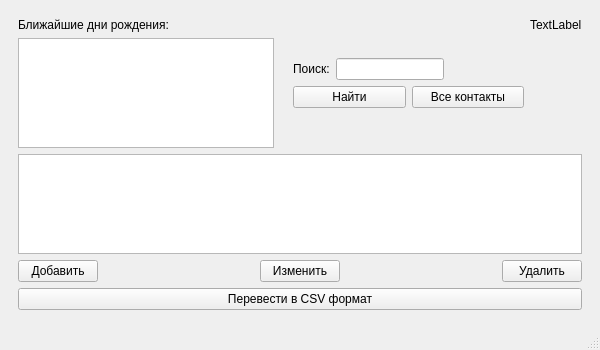
<?xml version="1.0" encoding="UTF-8"?>
<ui version="4.0">
 <class>MainWindow</class>
 <widget class="QMainWindow" name="MainWindow">
  <property name="geometry">
   <rect>
    <x>0</x>
    <y>0</y>
    <width>600</width>
    <height>350</height>
   </rect>
  </property>
  <property name="windowTitle">
   <string>Записная книга</string>
  </property>
  <widget class="QWidget" name="centralwidget">
   <layout class="QHBoxLayout" name="horizontalLayout">
    <item>
     <widget class="QWidget" name="widget" native="true">
      <layout class="QVBoxLayout" name="verticalLayout_3">
       <item>
        <layout class="QHBoxLayout" name="search_menu">
         <item>
          <layout class="QVBoxLayout" name="verticalLayout">
           <item>
            <widget class="QLabel" name="label">
             <property name="text">
              <string>Ближайшие дни рождения:</string>
             </property>
            </widget>
           </item>
           <item>
            <widget class="QTableWidget" name="birthday_at_this_mounth"/>
           </item>
          </layout>
         </item>
         <item>
          <spacer name="horizontalSpacer_2">
           <property name="orientation">
            <enum>Qt::Horizontal</enum>
           </property>
           <property name="sizeHint" stdset="0">
            <size>
             <width>13</width>
             <height>130</height>
            </size>
           </property>
          </spacer>
         </item>
         <item>
          <layout class="QVBoxLayout" name="verticalLayout_2">
           <item>
            <spacer name="verticalSpacer_2">
             <property name="orientation">
              <enum>Qt::Vertical</enum>
             </property>
             <property name="sizeHint" stdset="0">
              <size>
               <width>20</width>
               <height>40</height>
              </size>
             </property>
            </spacer>
           </item>
           <item>
            <layout class="QHBoxLayout" name="horizontalLayout_5">
             <item>
              <layout class="QHBoxLayout" name="horizontalLayout_2">
               <item>
                <widget class="QLabel" name="label_3">
                 <property name="text">
                  <string>Поиск:</string>
                 </property>
                </widget>
               </item>
               <item>
                <widget class="QLineEdit" name="search"/>
               </item>
               <item>
                <spacer name="horizontalSpacer_5">
                 <property name="orientation">
                  <enum>Qt::Horizontal</enum>
                 </property>
                 <property name="sizeHint" stdset="0">
                  <size>
                   <width>40</width>
                   <height>20</height>
                  </size>
                 </property>
                </spacer>
               </item>
               <item>
                <spacer name="horizontalSpacer_4">
                 <property name="orientation">
                  <enum>Qt::Horizontal</enum>
                 </property>
                 <property name="sizeHint" stdset="0">
                  <size>
                   <width>40</width>
                   <height>20</height>
                  </size>
                 </property>
                </spacer>
               </item>
              </layout>
             </item>
            </layout>
           </item>
           <item>
            <layout class="QHBoxLayout" name="horizontalLayout_4">
             <item>
              <widget class="QPushButton" name="start_search">
               <property name="text">
                <string>Найти</string>
               </property>
              </widget>
             </item>
             <item>
              <widget class="QPushButton" name="all_contac">
               <property name="text">
                <string>Все контакты</string>
               </property>
              </widget>
             </item>
            </layout>
           </item>
           <item>
            <spacer name="verticalSpacer">
             <property name="orientation">
              <enum>Qt::Vertical</enum>
             </property>
             <property name="sizeHint" stdset="0">
              <size>
               <width>20</width>
               <height>40</height>
              </size>
             </property>
            </spacer>
           </item>
          </layout>
         </item>
         <item>
          <layout class="QVBoxLayout" name="verticalLayout_5">
           <item>
            <widget class="QLabel" name="label_2">
             <property name="text">
              <string>TextLabel</string>
             </property>
            </widget>
           </item>
           <item>
            <spacer name="verticalSpacer_4">
             <property name="orientation">
              <enum>Qt::Vertical</enum>
             </property>
             <property name="sizeHint" stdset="0">
              <size>
               <width>20</width>
               <height>40</height>
              </size>
             </property>
            </spacer>
           </item>
           <item>
            <spacer name="horizontalSpacer_6">
             <property name="orientation">
              <enum>Qt::Horizontal</enum>
             </property>
             <property name="sizeHint" stdset="0">
              <size>
               <width>40</width>
               <height>20</height>
              </size>
             </property>
            </spacer>
           </item>
          </layout>
         </item>
        </layout>
       </item>
       <item>
        <spacer name="verticalSpacer_3">
         <property name="orientation">
          <enum>Qt::Vertical</enum>
         </property>
         <property name="sizeHint" stdset="0">
          <size>
           <width>20</width>
           <height>40</height>
          </size>
         </property>
        </spacer>
       </item>
       <item>
        <widget class="QTableWidget" name="search_result"/>
       </item>
       <item>
        <layout class="QHBoxLayout" name="menu">
         <item>
          <widget class="QPushButton" name="add_pers">
           <property name="text">
            <string>Добавить</string>
           </property>
          </widget>
         </item>
         <item>
          <spacer name="horizontalSpacer">
           <property name="orientation">
            <enum>Qt::Horizontal</enum>
           </property>
           <property name="sizeHint" stdset="0">
            <size>
             <width>40</width>
             <height>20</height>
            </size>
           </property>
          </spacer>
         </item>
         <item>
          <widget class="QPushButton" name="change">
           <property name="text">
            <string>Изменить</string>
           </property>
          </widget>
         </item>
         <item>
          <spacer name="horizontalSpacer_3">
           <property name="orientation">
            <enum>Qt::Horizontal</enum>
           </property>
           <property name="sizeHint" stdset="0">
            <size>
             <width>40</width>
             <height>20</height>
            </size>
           </property>
          </spacer>
         </item>
         <item>
          <widget class="QPushButton" name="delete_pers">
           <property name="text">
            <string>Удалить</string>
           </property>
          </widget>
         </item>
        </layout>
       </item>
       <item>
        <widget class="QPushButton" name="csv">
         <property name="text">
          <string>Перевести в CSV формат</string>
         </property>
        </widget>
       </item>
      </layout>
     </widget>
    </item>
   </layout>
  </widget>
  <widget class="QStatusBar" name="statusbar"/>
 </widget>
 <resources/>
 <connections/>
</ui>
